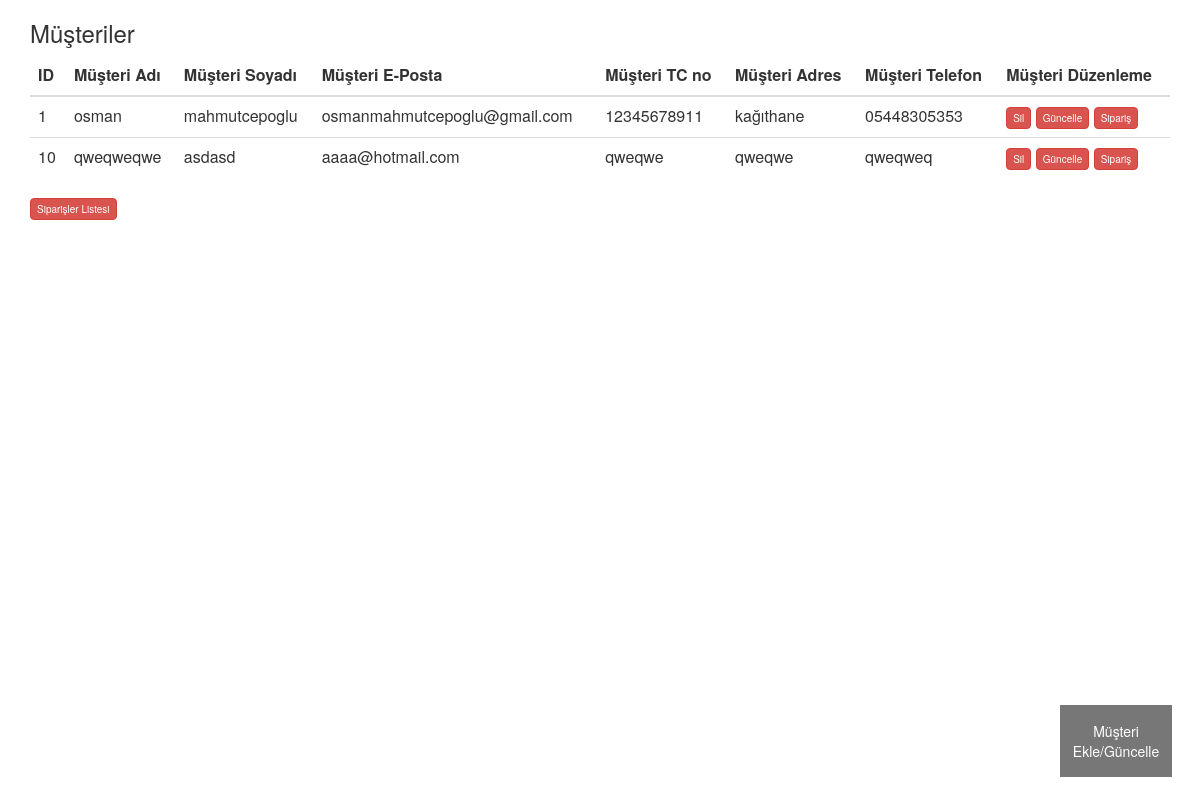
The app's page /home.php with its own data.
### tables this page shows
CREATE TABLE `musteriler` (
  `id` int(11) NOT NULL,
  `mus_adi` varchar(255) NOT NULL,
  `mus_soyadi` varchar(255) NOT NULL,
  `mus_mail` varchar(255) NOT NULL,
  `mus_tc` varchar(255) NOT NULL,
  `mus_adres` varchar(255) NOT NULL,
  `mus_tel` varchar(255) NOT NULL,
  `musteri_eklenme_tarihi` date NOT NULL DEFAULT current_timestamp()
);

### musteri_listele.php (the view, shortened to what this page needs)
<?php
include "baglanti.php";
try {
    $sorgu = $baglanti->prepare("SELECT id,mus_adi, mus_soyadi, mus_mail, mus_tc, mus_adres, mus_tel, musteri_eklenme_tarihi FROM musteriler");
    $sorgu->execute();
} catch (PDOException $e) {
    die($e->getMessage());
}
?>
<div class="container">
    <table class="table">
        <h3>Müşteriler</h3>
        <thead>
        <tr>
            <th>ID</th>
            <th>Müşteri Adı</th>
            <th>Müşteri Soyadı</th>
            <th>Müşteri E-Posta</th>
            <th>Müşteri TC no</th>
            <th>Müşteri Adres</th>
            <th>Müşteri Telefon</th>
            <th>Müşteri Düzenleme</th>
        </tr>
        </thead>
        <tbody>
        <?php foreach ($sorgu as $cikti) { ?>
            <tr>
                <td id="<?php echo $cikti["id"]; ?>1"><?php echo $cikti["id"]; ?></td>
                <td id="<?php echo $cikti["id"]; ?>2"><?php echo $cikti["mus_adi"]; ?></td>
                <td id="<?php echo $cikti["id"]; ?>3"><?php echo $cikti["mus_soyadi"]; ?></td>
                <td id="<?php echo $cikti["id"]; ?>4"><?php echo $cikti["mus_mail"]; ?></td>
                <td id="<?php echo $cikti["id"]; ?>5"><?php echo $cikti["mus_tc"]; ?></td>
                <td id="<?php echo $cikti["id"]; ?>6"><?php echo $cikti["mus_adres"]; ?></td>
                <td id="<?php echo $cikti["id"]; ?>7"><?php echo $cikti["mus_tel"]; ?></td>
                <td>
                    <a href="sil.php?id=<?php echo $cikti["id"]; ?>" class="btn btn-danger">Sil</a>
                    <a class="btn btn-danger" onclick="doldur(<?php echo $cikti["id"]; ?>); openForm();">Güncelle</a>
                    <a href="siparis-ekle.php?id=<?php echo $cikti["id"]; ?>" class="btn btn-danger">Sipariş</a>
                </td>
            </tr>
        <?php } ?>
        </tbody>
    </table>
    <a href="siparis-listele.php" class="btn btn-danger">Siparişler Listesi</a>
</div>

### CSS/Main.css (style rules this page uses)
body { font-family: Arial, Helvetica, sans-serif; }
* { box-sizing: border-box; }

### records on screen
musteriler: id "1", mus_adi "osman", mus_soyadi "mahmutcepoglu", mus_mail "osmanmahmutcepoglu@gmail.com", mus_tc "12345678911", mus_adres "kağıthane", mus_tel "05448305353"
musteriler: id "10", mus_adi "qweqweqwe", mus_soyadi "asdasd", mus_mail "aaaa@hotmail.com", mus_tc "qweqwe", mus_adres "qweqwe", mus_tel "qweqweq"
